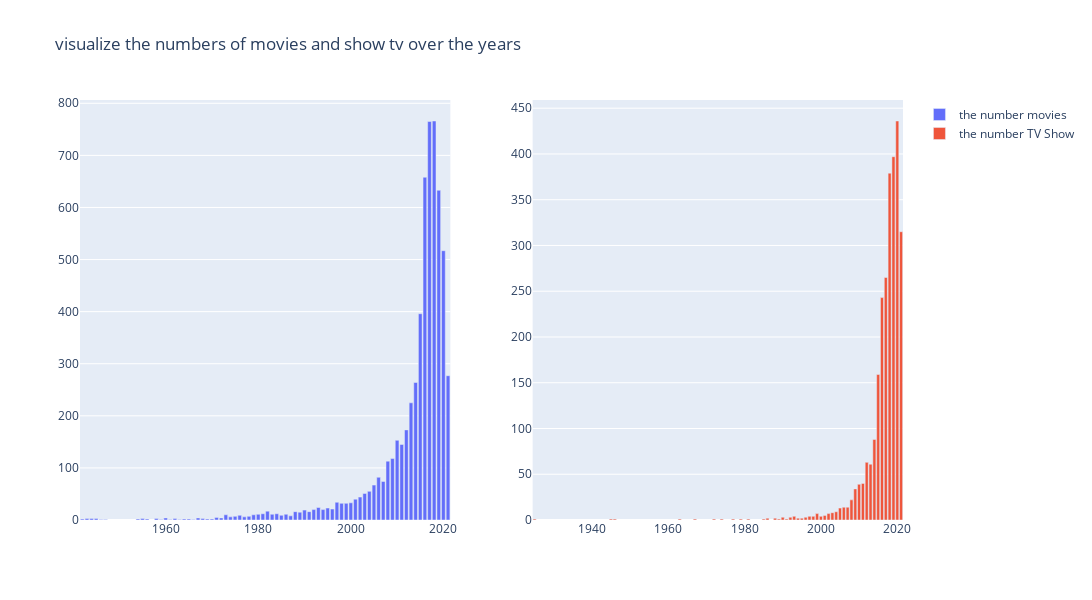

Notebook code for this chart:
### Code cell
trace1 = go.Bar(
   x = dataMovies["release_year"],
   y = dataMovies["type"],
   name = 'the number movies'
)
trace2 = go.Bar(
   x = dataTVShow["release_year"],
   y = dataTVShow["type"],
   name = 'the number TV Show'
)
fig = tools.make_subplots(rows = 1, cols = 2)
fig.append_trace(trace1, 1, 1)
fig.append_trace(trace2, 1, 2)
fig['layout'].update(height = 600, width = 1100, title = 'visualize the numbers of movies and show tv over the years')
iplot(fig)

### Figure 1 — Plotly figure (JSON) as saved in the notebook; plotly's stock layout.template omitted (floating-point values rounded to 4 significant figures)
{"data": [{"name": "the number movies", "type": "bar", "x": [1942, 1943, 1944, 1945, 1946, 1947, 1954, 1955, 1956, 1958, 1959, 1960, 1961, 1962, 1963, 1964, 1965, 1966, 1967, 1968, 1969, 1970, 1971, 1972, 1973, 1974, 1975, 1976, 1977, 1978, 1979, 1980, 1981, 1982, 1983, 1984, 1985, 1986, 1987, 1988, 1989, 1990, 1991, 1992, 1993, 1994, 1995, 1996, 1997, 1998, 1999, 2000, 2001, 2002, 2003, 2004, 2005, 2006, 2007, 2008, 2009, 2010, 2011, 2012, 2013, 2014, 2015, 2016, 2017, 2018, 2019, 2020, 2021], "xaxis": "x", "y": [2, 3, 3, 3, 1, 1, 2, 3, 2, 3, 1, 4, 1, 3, 1, 2, 2, 1, 4, 3, 2, 2, 5, 4, 10, 6, 7, 9, 6, 7, 10, 11, 12, 17, 11, 12, 9, 11, 8, 16, 15, 19, 16, 20, 24, 20, 23, 21, 34, 32, 32, 33, 40, 44, 51, 55, 67, 82, 74, 113, 118, 153, 145, 173, 225, 264, 396, 658, 765, 766, 633, 517, 277], "yaxis": "y"}, {"name": "the number TV Show", "type": "bar", "x": [1925, 1945, 1946, 1963, 1967, 1972, 1974, 1977, 1979, 1981, 1985, 1986, 1988, 1989, 1990, 1991, 1992, 1993, 1994, 1995, 1996, 1997, 1998, 1999, 2000, 2001, 2002, 2003, 2004, 2005, 2006, 2007, 2008, 2009, 2010, 2011, 2012, 2013, 2014, 2015, 2016, 2017, 2018, 2019, 2020, 2021], "xaxis": "x2", "y": [1, 1, 1, 1, 1, 1, 1, 1, 1, 1, 1, 2, 2, 1, 3, 1, 3, 4, 2, 2, 3, 4, 4, 7, 4, 5, 7, 8, 9, 13, 14, 14, 22, 34, 39, 40, 63, 61, 88, 159, 243, 265, 379, 397, 436, 315], "yaxis": "y2"}], "layout": {"height": 600, "title": {"text": "visualize the numbers of movies and show tv over the years"}, "width": 1100, "xaxis": {"anchor": "y", "domain": [0, 0.45]}, "xaxis2": {"anchor": "y2", "domain": [0.55, 1]}, "yaxis": {"anchor": "x", "domain": [0, 1]}, "yaxis2": {"anchor": "x2", "domain": [0, 1]}}}
